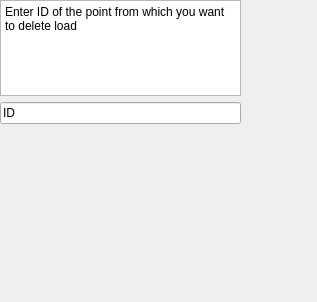
<?xml version="1.0" encoding="UTF-8"?>
<ui version="4.0">
 <class>DeleteLinesLayout</class>
 <widget class="QWidget" name="DeleteLinesLayout">
  <property name="geometry">
   <rect>
    <x>0</x>
    <y>0</y>
    <width>317</width>
    <height>302</height>
   </rect>
  </property>
  <property name="windowTitle">
   <string>Form</string>
  </property>
  <widget class="QWidget" name="verticalLayoutWidget">
   <property name="geometry">
    <rect>
     <x>0</x>
     <y>0</y>
     <width>241</width>
     <height>124</height>
    </rect>
   </property>
   <layout class="QVBoxLayout" name="verticalLayout">
    <item>
     <layout class="QVBoxLayout" name="mainLayout">
      <item>
       <widget class="QTextBrowser" name="textBrowser">
        <property name="html">
         <string>&lt;!DOCTYPE HTML PUBLIC &quot;-//W3C//DTD HTML 4.0//EN&quot; &quot;http://www.w3.org/TR/REC-html40/strict.dtd&quot;&gt;
&lt;html&gt;&lt;head&gt;&lt;meta name=&quot;qrichtext&quot; content=&quot;1&quot; /&gt;&lt;meta charset=&quot;utf-8&quot; /&gt;&lt;style type=&quot;text/css&quot;&gt;
p, li { white-space: pre-wrap; }
hr { height: 1px; border-width: 0; }
li.unchecked::marker { content: &quot;\2610&quot;; }
li.checked::marker { content: &quot;\2612&quot;; }
&lt;/style&gt;&lt;/head&gt;&lt;body style=&quot; font-family:'Segoe UI'; font-size:9pt; font-weight:400; font-style:normal;&quot;&gt;
&lt;p style=&quot; margin-top:0px; margin-bottom:0px; margin-left:0px; margin-right:0px; -qt-block-indent:0; text-indent:0px;&quot;&gt;Enter ID of the point from which you want to delete load&lt;/p&gt;
&lt;p style=&quot;-qt-paragraph-type:empty; margin-top:0px; margin-bottom:0px; margin-left:0px; margin-right:0px; -qt-block-indent:0; text-indent:0px;&quot;&gt;&lt;br /&gt;&lt;/p&gt;&lt;/body&gt;&lt;/html&gt;</string>
        </property>
       </widget>
      </item>
      <item>
       <widget class="QLineEdit" name="nodalLoadToDeleteLineEdit">
        <property name="text">
         <string>ID</string>
        </property>
       </widget>
      </item>
     </layout>
    </item>
   </layout>
  </widget>
 </widget>
 <resources/>
 <connections/>
</ui>
